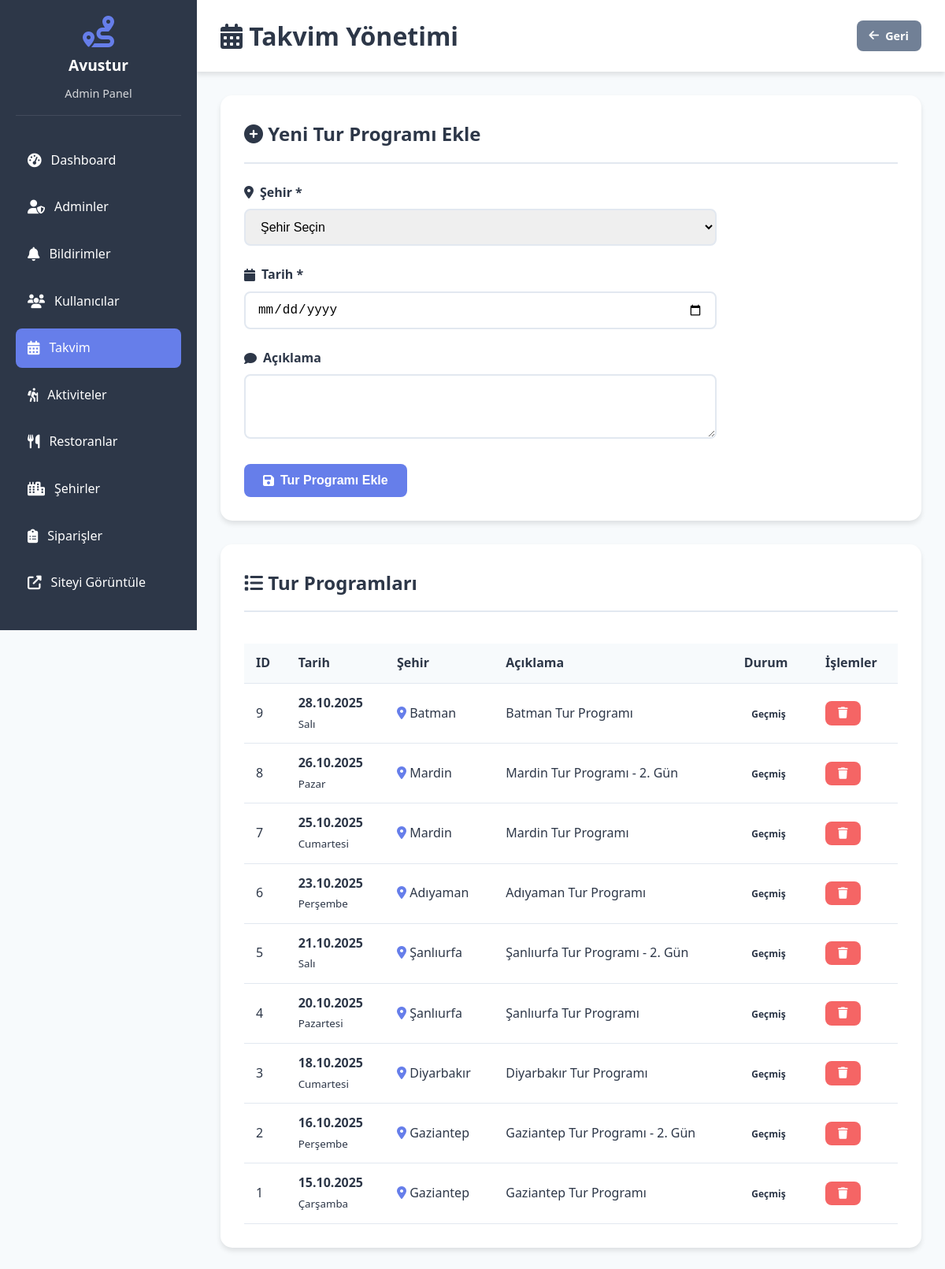
Screenshot of /admin/takvim.php (signed in) with the database file from the repository.
### tables this page shows
CREATE TABLE takvim (
    id INT AUTO_INCREMENT PRIMARY KEY,
    sehir_id INT NOT NULL,
    tarih DATE NOT NULL,
    aciklama TEXT,
    aktif TINYINT(1) DEFAULT 1,
    olusturma_tarihi DATETIME DEFAULT CURRENT_TIMESTAMP,
    FOREIGN KEY (sehir_id) REFERENCES sehirler(id) ON DELETE CASCADE,
    UNIQUE KEY unique_tarih_sehir (tarih, sehir_id),
    INDEX idx_tarih (tarih)
);

CREATE TABLE sehirler (
    id INT AUTO_INCREMENT PRIMARY KEY,
    sehir_adi VARCHAR(50) NOT NULL,
    sehir_slug VARCHAR(50) UNIQUE NOT NULL,
    aciklama TEXT,
    gorsel VARCHAR(255),
    aktif TINYINT(1) DEFAULT 1
);

### config.php (called while the page is built, shortened)
<?php
function sanitize($data) {
    return htmlspecialchars(strip_tags(trim($data)), ENT_QUOTES, 'UTF-8');
}
function getTurkceGunAdi($tarih) {
    $gunler = [
        'Monday' => 'Pazartesi',
        'Tuesday' => 'Salı',
        'Wednesday' => 'Çarşamba',
        'Thursday' => 'Perşembe',
        'Friday' => 'Cuma',
        'Saturday' => 'Cumartesi',
        'Sunday' => 'Pazar'
    ];
    $gun = date('l', strtotime($tarih));
    return $gunler[$gun] ?? $gun;
}
?>

### admin/takvim.php (the view, shortened to what this page needs)
<?php
require_once '../config.php';
$stmt = $db->query("
    SELECT t.*, s.sehir_adi
    FROM takvim t
    INNER JOIN sehirler s ON t.sehir_id = s.id
    ORDER BY t.tarih DESC
");
$turlar = $stmt->fetchAll();
?>
<!DOCTYPE html>
<html lang="tr">
<head>
    <link rel="stylesheet" href="../assets/css/style.css">
    <link rel="stylesheet" href="https://cdnjs.cloudflare.com/ajax/libs/font-awesome/6.4.0/css/all.min.css">
</head>
<body>
    <?php include 'includes/sidebar.php'; ?>
    <div class="admin-content">
        <div class="admin-header">
            <h1><i class="fas fa-calendar-alt"></i> Takvim Yönetimi</h1>
            <a href="index.php" class="btn btn-sm btn-secondary">
                <i class="fas fa-arrow-left"></i> Geri
            </a>
        </div>
        <div class="admin-card">
            <h2><i class="fas fa-plus-circle"></i> Yeni Tur Programı Ekle</h2>
            <form method="POST" style="max-width: 600px;">
                <div class="form-group">
                    <label for="sehir_id">
                        <i class="fas fa-map-marker-alt"></i> Şehir *
                    </label>
                    <select id="sehir_id" name="sehir_id" required>
                        <option value="">Şehir Seçin</option>
                    </select>
                </div>
                <div class="form-group">
                    <label for="tarih">
                        <i class="fas fa-calendar"></i> Tarih *
                    </label>
                    <input type="date" id="tarih" name="tarih" required>
                </div>
                <div class="form-group">
                    <label for="aciklama">
                        <i class="fas fa-comment"></i> Açıklama
                    </label>
                    <textarea id="aciklama" name="aciklama" rows="3"></textarea>
                </div>
                <button type="submit" class="btn btn-primary">
                    <i class="fas fa-save"></i> Tur Programı Ekle
                </button>
            </form>
        </div>
        <div class="admin-card">
            <h2><i class="fas fa-list"></i> Tur Programları</h2>
            <?php if (count($turlar) > 0): ?>
                <div class="table-responsive">
                    <table>
                        <thead>
                            <tr>
                                <th>ID</th>
                                <th>Tarih</th>
                                <th>Şehir</th>
                                <th>Açıklama</th>
                                <th>Durum</th>
                                <th>İşlemler</th>
                            </tr>
                        </thead>
                        <tbody>
                            <?php foreach ($turlar as $tur): ?>
                                <tr>
                                    <td><?php echo $tur['id']; ?></td>
                                    <td>
                                        <strong><?php echo date('d.m.Y', strtotime($tur['tarih'])); ?></strong>
                                        <br>
                                        <small><?php echo getTurkceGunAdi($tur['tarih']); ?></small>
                                    </td>
                                    <td>
                                        <i class="fas fa-map-marker-alt" style="color: var(--primary-color);"></i>
                                        <?php echo sanitize($tur['sehir_adi']); ?>
                                    </td>
                                    <td><?php echo sanitize($tur['aciklama']); ?></td>
                                    <td>
                                        <?php
                                        $bugun = date('Y-m-d');
                                        $turTarih = $tur['tarih'];
                                        if ($turTarih == $bugun) {
                                            echo '<span class="badge badge-info">Bugün</span>';
                                        } elseif ($turTarih > $bugun) {
                                            echo '<span class="badge badge-success">Yaklaşan</span>';
                                        } else {
                                            echo '<span class="badge">Geçmiş</span>';
                                        }
                                        ?>
                                    </td>
                                    <td>
                                        <div class="action-buttons">
                                            <a href="?delete=<?php echo $tur['id']; ?>"
                                               class="btn btn-sm btn-danger"
                                               onclick="return confirm('Bu tur programını silmek istediğinize emin misiniz?')">
                                                <i class="fas fa-trash"></i>
                                            </a>
                                        </div>
                                    </td>
                                </tr>
                            <?php endforeach; ?>
                        </tbody>
                    </table>
                </div>
            <?php endif; ?>
        </div>
    </div>
</body>
</html>

### assets/css/style.css (style rules this page uses)
* { margin: 0; padding: 0; box-sizing: border-box; }
:root { --primary-color: #667eea; --secondary-color: #764ba2; --success-color: #48bb78; --danger-color: #f56565; --warning-color: #ed8936; --info-color: #4299e1; --dark-color: #2d3748; --light-color: #f7fafc; --white-color: #ffffff; --text-color: #2d3748; --text-light: #718096; --border-color: #e2e8f0; --shadow: 0 4px 6px rgba(0, 0, 0, 0.1); --shadow-lg: 0 10px 25px rgba(0, 0, 0, 0.15); }
body { font-family: 'Segoe UI', Tahoma, Geneva, Verdana, sans-serif; line-height: 1.6; color: var(--text-color); background-color: var(--light-color); }
a { text-decoration: none; color: inherit; transition: all 0.3s ease; }
.btn { display: inline-flex; align-items: center; gap: 8px; padding: 12px 24px; border: none; border-radius: 8px; font-size: 1rem; font-weight: 600; cursor: pointer; transition: all 0.3s ease; text-align: center; }
.btn-primary { background: var(--primary-color); color: var(--white-color); }
.btn-secondary { background: var(--text-light); color: var(--white-color); }
.btn-danger { background: var(--danger-color); color: var(--white-color); }
.btn-sm { padding: 8px 16px; font-size: 0.9rem; }
.form-group { margin-bottom: 1.5rem; }
.form-group label { display: flex; align-items: center; gap: 8px; font-weight: 600; margin-bottom: 0.5rem; color: var(--dark-color); }
.form-group input, .form-group select, .form-group textarea { width: 100%; padding: 12px 15px; border: 2px solid var(--border-color); border-radius: 8px; font-size: 1rem; transition: all 0.3s ease; }
.badge { display: inline-block; padding: 6px 12px; font-size: 0.85rem; font-weight: 600; border-radius: 20px; background: rgba(255, 255, 255, 0.3); }
.admin-content { margin-left: 250px; padding: 30px; min-height: 100vh; background: var(--light-color); }
.admin-header { background: var(--white-color); padding: 20px 30px; margin: -30px -30px 30px -30px; box-shadow: var(--shadow); display: flex; justify-content: space-between; align-items: center; }
.admin-header h1 { color: var(--dark-color); }
.admin-card { background: var(--white-color); padding: 30px; border-radius: 15px; box-shadow: var(--shadow); margin-bottom: 30px; }
.admin-card h2 { color: var(--dark-color); margin-bottom: 1.5rem; padding-bottom: 1rem; border-bottom: 2px solid var(--border-color); }
.table-responsive { overflow-x: auto; }
table { width: 100%; border-collapse: collapse; margin-top: 1rem; }
table thead { background: var(--light-color); }
table th, table td { padding: 12px 15px; text-align: left; border-bottom: 1px solid var(--border-color); }
table th { font-weight: 600; color: var(--dark-color); }
.action-buttons { display: flex; gap: 8px; }
.badge { display: inline-block; padding: 0.25rem 0.6rem; font-size: 0.75rem; font-weight: 600; line-height: 1; text-align: center; white-space: nowrap; vertical-align: baseline; border-radius: 0.375rem; }
.action-buttons { display: flex; gap: 0.5rem; flex-wrap: wrap; }
.action-buttons .btn { margin: 0; }
.table-responsive { overflow-x: auto; -webkit-overflow-scrolling: touch; }

### rows the page displays
takvim: id "9", tarih "28.10.2025", tarih "Salı", sehir.sehir_adi "Batman", aciklama "Batman Tur Programı", shows "Geçmiş"
takvim: id "8", tarih "26.10.2025", tarih "Pazar", sehir.sehir_adi "Mardin", aciklama "Mardin Tur Programı - 2. Gün", shows "Geçmiş"
takvim: id "7", tarih "25.10.2025", tarih "Cumartesi", sehir.sehir_adi "Mardin", aciklama "Mardin Tur Programı", shows "Geçmiş"
takvim: id "6", tarih "23.10.2025", tarih "Perşembe", sehir.sehir_adi "Adıyaman", aciklama "Adıyaman Tur Programı", shows "Geçmiş"
takvim: id "5", tarih "21.10.2025", tarih "Salı", sehir.sehir_adi "Şanlıurfa", aciklama "Şanlıurfa Tur Programı - 2. Gün", shows "Geçmiş"
takvim: id "4", tarih "20.10.2025", tarih "Pazartesi", sehir.sehir_adi "Şanlıurfa", aciklama "Şanlıurfa Tur Programı", shows "Geçmiş"
takvim: id "3", tarih "18.10.2025", tarih "Cumartesi", sehir.sehir_adi "Diyarbakır", aciklama "Diyarbakır Tur Programı", shows "Geçmiş"
takvim: id "2", tarih "16.10.2025", tarih "Perşembe", sehir.sehir_adi "Gaziantep", aciklama "Gaziantep Tur Programı - 2. Gün", shows "Geçmiş"
takvim: id "1", tarih "15.10.2025", tarih "Çarşamba", sehir.sehir_adi "Gaziantep", aciklama "Gaziantep Tur Programı", shows "Geçmiş"

### other values shown
SITE_NAME "Avustur"
